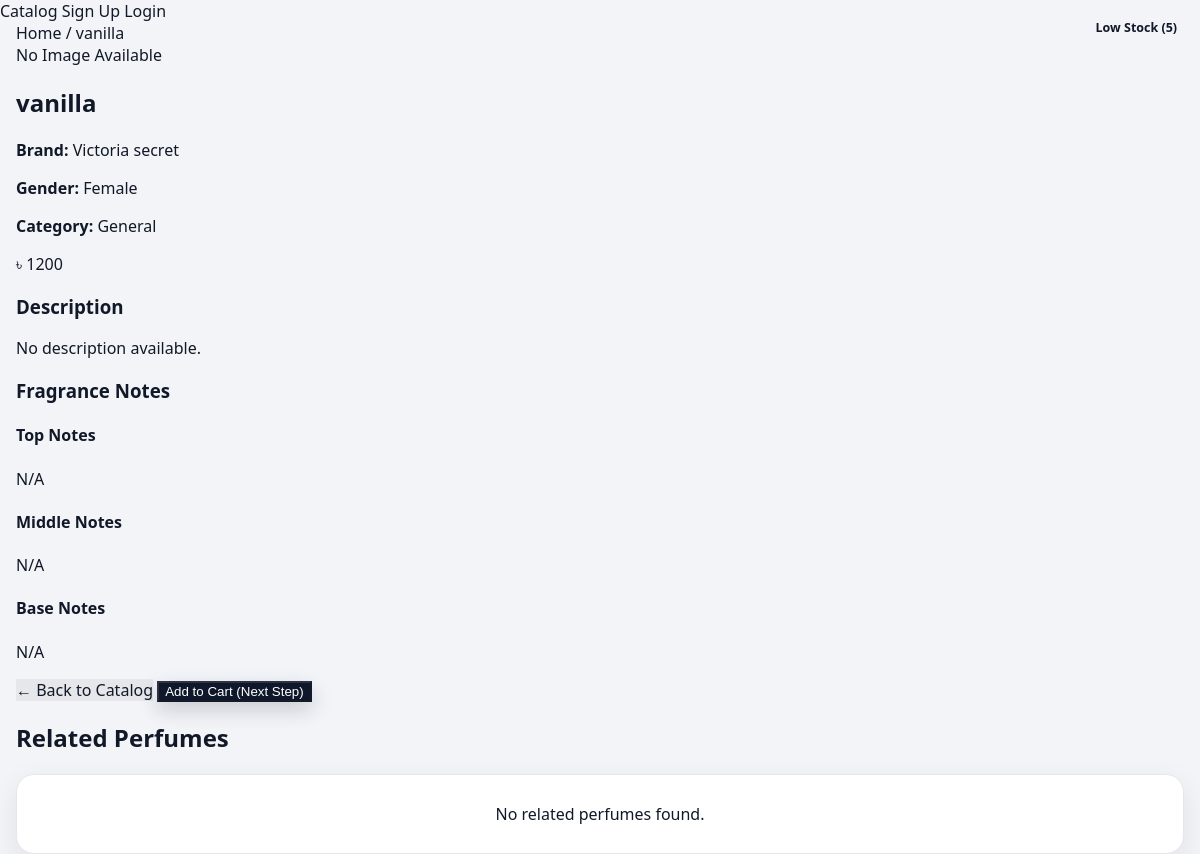
The page /perfume/8 on the database its author committed.
### app/models.py (models this page shows)
class Perfume(db.Model):
    id = db.Column(db.Integer, primary_key=True)
    name = db.Column(db.String(200), nullable=False)
    price = db.Column(db.Float, default=0.0)
    stock_qty = db.Column(db.Integer, default=0)
    gender_target = db.Column(db.String(20), default="Unisex")
    category = db.Column(db.String(50), default="General")
    top_notes = db.Column(db.String(300), default="")
    middle_notes = db.Column(db.String(300), default="")
    base_notes = db.Column(db.String(300), default="")
    description = db.Column(db.Text, default="")
    image_url = db.Column(db.String(500), default="")
    is_active = db.Column(db.Boolean, default=True)
    brand_id = db.Column(db.Integer, db.ForeignKey("brand.id"), nullable=False)
    brand_obj = db.relationship("Brand", backref="perfumes")

class Brand(db.Model):
    id = db.Column(db.Integer, primary_key=True)
    name = db.Column(db.String(120), unique=True, nullable=False)

### app/routes.py (the view)
@app.route("/perfume/<int:perfume_id>")
def perfume_detail(perfume_id):
    perfume = Perfume.query.filter_by(id=perfume_id, is_active=True).first_or_404()
    related = Perfume.query.filter(
        Perfume.id != perfume.id,
        Perfume.is_active.is_(True),
        Perfume.category == perfume.category
    ).order_by(Perfume.id.desc()).limit(4).all()
    return render_template("perfume_detail.html", perfume=perfume, related_perfumes=related)

### app/templates/perfume_detail.html (shortened to what this page needs)
{% extends "base.html" %}
{% block content %}
<section class="detail-page">
    <div class="container">
        <div class="breadcrumb">
            <a href="{{ url_for('home') }}">Home</a>
            <span>/</span>
            <span>{{ perfume.name }}</span>
        </div>
        <div class="detail-card">
            <div class="detail-image-wrap">
                {% if perfume.image_url %}
                    <img src="{{ perfume.image_url }}" alt="{{ perfume.name }}" class="detail-image">
                {% else %}
                    <div class="detail-no-image">No Image Available</div>
                {% endif %}
            </div>
            <div class="detail-info">
                <div class="detail-top-row">
                    <h1 class="detail-title">{{ perfume.name }}</h1>
                    {% set qty = perfume.stock_qty or 0 %}
                    {% if qty <= 0 %}
                        <span class="stock-badge stock-out">Out of Stock</span>
                    {% elif qty <= 5 %}
                        <span class="stock-badge stock-low">Low Stock ({{ qty }})</span>
                    {% else %}
                        <span class="stock-badge stock-in">In Stock ({{ qty }})</span>
                    {% endif %}
                </div>
                <div class="detail-meta">
                    {% if perfume.brand_obj %}
                        <p><strong>Brand:</strong> {{ perfume.brand_obj.name }}</p>
                    {% else %}
                        <p><strong>Brand:</strong> N/A</p>
                    {% endif %}
                    <p><strong>Gender:</strong> {{ perfume.gender_target or "Unisex" }}</p>
                    <p><strong>Category:</strong> {{ perfume.category or "General" }}</p>
                </div>
                <div class="detail-price">
                    ৳ {{ "%.0f"|format(perfume.price or 0) }}
                </div>
                <div class="detail-section">
                    <h3>Description</h3>
                    <p>{{ perfume.description or "No description available." }}</p>
                </div>
                <div class="notes-section">
                    <h3>Fragrance Notes</h3>
                    <div class="notes-grid">
                        <div class="note-box">
                            <h4>Top Notes</h4>
                            <p>{{ perfume.top_notes or "N/A" }}</p>
                        </div>
                        <div class="note-box">
                            <h4>Middle Notes</h4>
                            <p>{{ perfume.middle_notes or "N/A" }}</p>
                        </div>
                        <div class="note-box">
                            <h4>Base Notes</h4>
                            <p>{{ perfume.base_notes or "N/A" }}</p>
                        </div>
                    </div>
                </div>
                <div class="detail-actions">
                    <a href="{{ url_for('home') }}" class="btn-secondary">← Back to Catalog</a>
                    <button type="button" class="btn-primary" disabled>Add to Cart (Next Step)</button>
                </div>
            </div>
        </div>
        <div class="related-block">
            <div class="related-header">
                <h2>Related Perfumes</h2>
            </div>
            {% if related_perfumes %}
                <div class="catalog-grid">
                    {% for rp in related_perfumes %}
                        <div class="perfume-card">
                            <div class="perfume-image-wrap">
                                {% if rp.image_url %}
                                    <img src="{{ rp.image_url }}" alt="{{ rp.name }}">
                                {% else %}
                                    <div class="perfume-no-image">No Image</div>
                                {% endif %}
                            </div>
                            <div class="perfume-content">
                                <p class="perfume-brand">
                                    {% if rp.brand_obj %}
                                        {{ rp.brand_obj.name }}
                                    {% else %}
                                        Perfume World
                                    {% endif %}
                                </p>
                                <h3 class="perfume-name">{{ rp.name }}</h3>
                                <div class="perfume-tags">
                                    <span class="tag-chip gender">{{ rp.gender_target or "Unisex" }}</span>
                                    <span class="tag-chip">{{ rp.category or "General" }}</span>
                                </div>
                                <div class="perfume-bottom">
                                    <div class="perfume-price">৳ {{ "%.0f"|format(rp.price or 0) }}</div>
                                    <div class="perfume-stock-text">Stock: {{ rp.stock_qty or 0 }}</div>
                                </div>
                                <div class="perfume-actions">
                                    <a href="{{ url_for('perfume_detail', perfume_id=rp.id) }}" class="btn-card">
                                        View Details
                                    </a>
                                </div>
                            </div>
                        </div>
                    {% endfor %}
                </div>
            {% else %}
                <div class="empty-box">
                    No related perfumes found.
                </div>
            {% endif %}
        </div>
    </div>
</section>
{% endblock %}

### app/static/css/style.css (style rules this page uses)
:root { --bg: #f2f4f8; --panel: #ffffff; --text: #111827; --muted: #6b7280; --line: #e5e7eb; --primary: #0f172a; --primary-2: #1e3a8a; --primary-3: #2563eb; --shadow: 0 10px 30px rgba(15, 23, 42, 0.08); --radius-lg: 18px; --radius-md: 12px; --radius-sm: 10px; }
* { box-sizing: border-box; }
html, body { margin: 0; padding: 0; font-family: "Segoe UI", Tahoma, Geneva, Verdana, sans-serif; background: var(--bg); color: var(--text); }
a { color: inherit; text-decoration: none; }
.container { width: min(1280px, calc(100% - 32px)); margin-inline: auto; }
.btn-primary { background: var(--primary); color: #fff; box-shadow: 0 8px 20px rgba(15, 23, 42, 0.18); }
.btn-secondary { background: #e5e7eb; color: #111827; border-color: #e5e7eb; }
.stock-badge { position: absolute; top: 12px; right: 12px; padding: 6px 10px; border-radius: 999px; font-size: 0.78rem; font-weight: 700; border: 1px solid transparent; backdrop-filter: blur(4px); }
.empty-box { background: #fff; border: 1px solid var(--line); border-radius: 18px; padding: 28px; box-shadow: var(--shadow); text-align: center; }

### rows shown on the page
Perfume: name "vanilla", gender_target "Female", category "General", price "1200", description "No description available.", top_notes "N/A", middle_notes "N/A", base_notes "N/A"
Brand: brand_obj.name "Victoria secret"

### other values the page prints
{{ qty }} "5"
